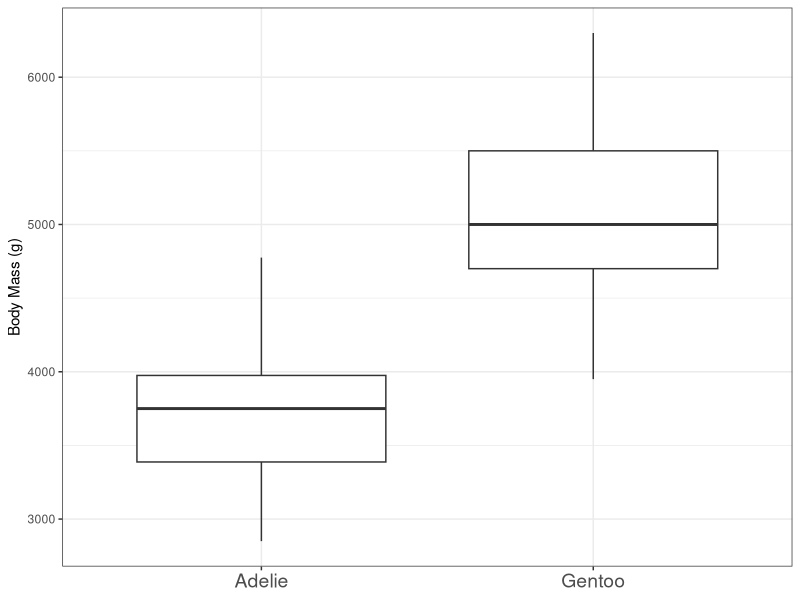
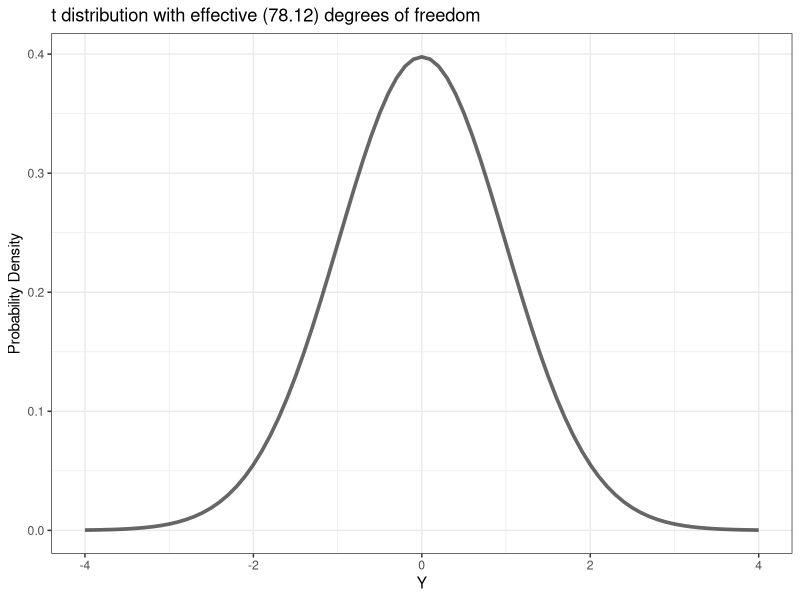
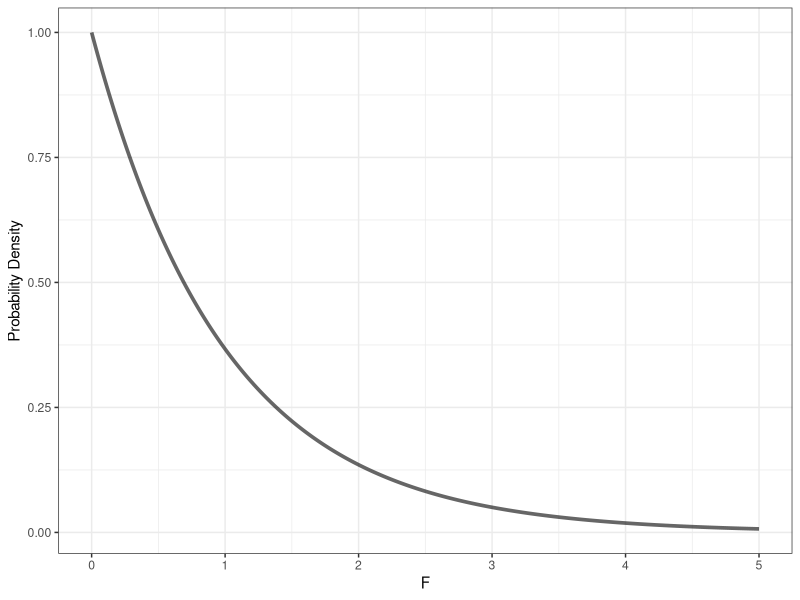
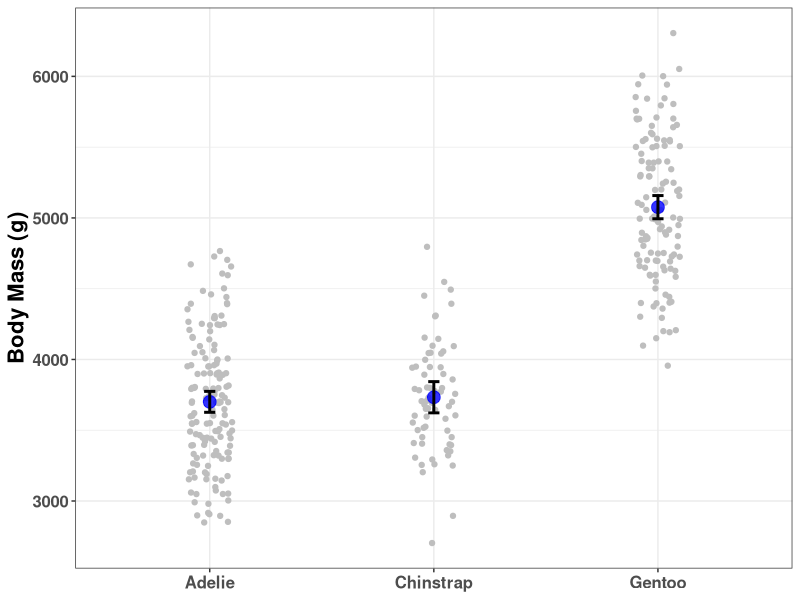

These charts were generated, in order, by the following R code:
## ---- chunk 1
library(tidyverse)
library(emmeans)

penguins_df <- palmerpenguins::penguins
## ---- chunk 2
penguins_adgen <- penguins_df|>
  filter((species == "Gentoo"|species == "Adelie") & island=="Biscoe" & !is.na(body_mass_g))

ggplot(penguins_adgen, aes(x = species, y = body_mass_g))+
  geom_boxplot()+
  ylab("Body Mass (g)")+
  theme_bw()+
  theme(axis.title.x = element_blank(), axis.text.x = element_text(size = 14))
## ---- chunk 3

ad_bm <- penguins_adgen|>filter(species == "Adelie")|>pull(body_mass_g)
gen_bm <- penguins_adgen|>filter(species == "Gentoo")|>pull(body_mass_g)

t_adgen <- (mean(ad_bm)-mean(gen_bm))/sqrt(var(ad_bm)/length(ad_bm) + var(gen_bm)/length(gen_bm))

## ---- chunk 4
df <- ((var(ad_bm)/length(ad_bm) + var(gen_bm)/length(gen_bm))^2)/
(((var(ad_bm)/length(ad_bm))^2 / (length(ad_bm) - 1)) +
 ((var(gen_bm)/length(gen_bm))^2 / (length(gen_bm) - 1))) #golly that's tedious

tibble(Y = seq(-4,4, by = 0.1))|>expand_grid(df = df)|>mutate(Probability = dt(Y, df = df))|>as_tibble()|>   ggplot(aes(x = Y, y = Probability))+   geom_line(linewidth = 1.25, alpha = 0.6)+   ylab("Probability Density")+ggtitle(paste0("t distribution with effective (", round(df,2), ") degrees of freedom"))+   theme_bw()+   scale_x_continuous(limits = c(-4,4))  

## ---- chunk 5
t.test(ad_bm, gen_bm)
## ---- chunk 6
lm(data = penguins_adgen, body_mass_g ~ species)|>
  summary()
## ---- chunk 7
peng_lm <- lm(data = penguins_df, body_mass_g ~ species)
aov_peng <- anova(peng_lm)
aov_peng

## ---- chunk 8
aov_peng$`Mean Sq`[1]/aov_peng$`Mean Sq`[2]
## ---- chunk 9
df1 <- aov_peng$Df[1]
df2 <- aov_peng$Df[2]
tibble(`F` = seq(0,5, by = 0.01))|>
  mutate(Probability = df(`F`, df1 = df1, df2 = df2), df1 = as_factor(df1), df2 = as_factor(df2))|>as_tibble()|>
  ggplot(aes(x = `F`, y = Probability))+
  geom_line(linewidth = 1.25, alpha = 0.6)+
  ylab("Probability Density")+
  theme_bw()
## ---- chunk 10
peng_lm.null <- lm(data = penguins_df, body_mass_g ~ 1)
anova(peng_lm)
anova(peng_lm,peng_lm.null)
## ---- chunk 11

peng_bm.em <- emmeans(peng_lm, specs = ~species)
pairs(peng_bm.em)
## ---- chunk 12
peng_bm.em|>as_tibble()|>
  ggplot()+
  geom_jitter(data = penguins_df, aes(x = species, y = body_mass_g), color = "grey", width = 0.1)+
  geom_point(aes(x = species, y = emmean), size = 4,color = "blue", alpha = 0.8)+
  geom_errorbar(aes(x = species, ymin = lower.CL, ymax = upper.CL), width = 0.05, linewidth = 1)+
  ylab("Body Mass (g)")+
  theme_bw()+
  theme(axis.title.x = element_blank(), axis.text = element_text(size = 12, face = "bold"), axis.title.y = element_text(size = 16, face = "bold"))
## ---- chunk 13
peng_lm2 <- lm(data = penguins_df, body_mass_g ~ species*sex)
anova(peng_lm2)

## ---- chunk 14
emmeans(peng_lm2, specs = ~species)
## ---- chunk 15
peng_bm2.em <- emmeans(peng_lm2, specs = ~species*sex)
pairs(peng_bm2.em)
## ---- chunk 16
peng_bm2.1.em <- emmeans(peng_lm2, specs = ~species|sex)
pairs(peng_bm2.1.em)
## ---- chunk 17
anova(peng_lm2)
car::Anova(peng_lm2, type = "II")
car::Anova(peng_lm2, type = "III")
## ---- chunk 18
peng_lm3 <- lm(data = penguins_df, body_mass_g ~ bill_length_mm)
summary(peng_lm2)
## ---- chunk 19
peng_lm3 <- lm(data = penguins_df, body_mass_g ~ bill_length_mm*sex)
summary(peng_lm3)
